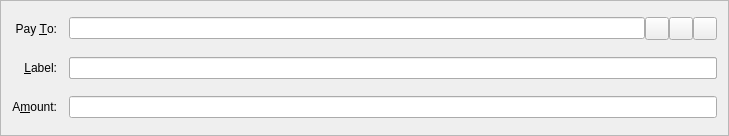
<?xml version="1.0" encoding="UTF-8"?>
<ui version="4.0">
 <class>SendCoinsEntry</class>
 <widget class="QFrame" name="SendCoinsEntry">
  <property name="geometry">
   <rect>
    <x>0</x>
    <y>0</y>
    <width>729</width>
    <height>136</height>
   </rect>
  </property>
  <property name="windowTitle">
   <string>Form</string>
  </property>
  <property name="frameShape">
   <enum>QFrame::StyledPanel</enum>
  </property>
  <property name="frameShadow">
   <enum>QFrame::Sunken</enum>
  </property>
  <layout class="QGridLayout" name="gridLayout">
   <property name="spacing">
    <number>12</number>
   </property>
   <item row="5" column="0">
    <widget class="QLabel" name="label">
     <property name="text">
      <string>A&amp;mount:</string>
     </property>
     <property name="alignment">
      <set>Qt::AlignRight|Qt::AlignTrailing|Qt::AlignVCenter</set>
     </property>
     <property name="buddy">
      <cstring>payAmount</cstring>
     </property>
    </widget>
   </item>
   <item row="3" column="0">
    <widget class="QLabel" name="label_2">
     <property name="text">
      <string>Pay &amp;To:</string>
     </property>
     <property name="alignment">
      <set>Qt::AlignRight|Qt::AlignTrailing|Qt::AlignVCenter</set>
     </property>
     <property name="buddy">
      <cstring>payTo</cstring>
     </property>
    </widget>
   </item>
   <item row="5" column="1">
    <widget class="BitcoinAmountField" name="payAmount"/>
   </item>
   <item row="4" column="1">
    <layout class="QHBoxLayout" name="horizontalLayout_2">
     <property name="spacing">
      <number>0</number>
     </property>
     <item>
      <widget class="QValidatedLineEdit" name="addAsLabel">
       <property name="enabled">
        <bool>true</bool>
       </property>
       <property name="toolTip">
        <string>Enter a label for this address to add it to your address book</string>
       </property>
      </widget>
     </item>
    </layout>
   </item>
   <item row="4" column="0">
    <widget class="QLabel" name="label_4">
     <property name="text">
      <string>&amp;Label:</string>
     </property>
     <property name="alignment">
      <set>Qt::AlignRight|Qt::AlignTrailing|Qt::AlignVCenter</set>
     </property>
     <property name="buddy">
      <cstring>addAsLabel</cstring>
     </property>
    </widget>
   </item>
   <item row="3" column="1">
    <layout class="QHBoxLayout" name="payToLayout">
     <property name="spacing">
      <number>0</number>
     </property>
     <item>
      <widget class="QValidatedLineEdit" name="payTo">
       <property name="toolTip">
        <string>The PXI address to send the payment to  (e.g. NfwYhBmGXcFP2Po1NpRUEiK8km2)</string>
       </property>
       <property name="maxLength">
        <number>34</number>
       </property>
      </widget>
     </item>
     <item>
      <widget class="QToolButton" name="addressBookButton">
       <property name="toolTip">
        <string>Choose address from address book</string>
       </property>
       <property name="text">
        <string/>
       </property>
       <property name="icon">
        <iconset resource="../themes.qrc">
         <normaloff>:/default/res/themes/default/icons/light/address-book.png</normaloff>:/default/res/themes/default/icons/light/address-book.png</iconset>
       </property>
       <property name="iconSize">
        <size>
         <width>16</width>
         <height>16</height>
        </size>
       </property>
       <property name="shortcut">
        <string>Alt+A</string>
       </property>
      </widget>
     </item>
     <item>
      <widget class="QToolButton" name="pasteButton">
       <property name="toolTip">
        <string>Paste address from clipboard</string>
       </property>
       <property name="text">
        <string/>
       </property>
       <property name="icon">
        <iconset resource="../themes.qrc">
         <normaloff>:/default/res/themes/default/icons/light/paste.png</normaloff>:/default/res/themes/default/icons/light/paste.png</iconset>
       </property>
       <property name="shortcut">
        <string>Alt+P</string>
       </property>
      </widget>
     </item>
     <item>
      <widget class="QToolButton" name="deleteButton">
       <property name="toolTip">
        <string>Remove this recipient</string>
       </property>
       <property name="text">
        <string/>
       </property>
       <property name="icon">
        <iconset resource="../bitcoin.qrc">
         <normaloff>:/icons/remove</normaloff>:/icons/remove</iconset>
       </property>
      </widget>
     </item>
    </layout>
   </item>
      <item row="4" column="1">
    <widget class="QValidatedLineEdit" name="addAsLabel">
     <property name="toolTip">
      <string>Enter a label for this address to add it to your address book</string>
     </property>
    </widget>
   </item>
  </layout>
 </widget>
 <customwidgets>
  <customwidget>
   <class>QValidatedLineEdit</class>
   <extends>QLineEdit</extends>
   <header>qvalidatedlineedit.h</header>
  </customwidget>
  <customwidget>
   <class>BitcoinAmountField</class>
   <extends>QLineEdit</extends>
   <header>bitcoinamountfield.h</header>
   <container>1</container>
  </customwidget>
 </customwidgets>
 <resources>
  <include location="../themes.qrc"/>
  <include location="../bitcoin.qrc"/>
 </resources>
 <connections/>
</ui>
